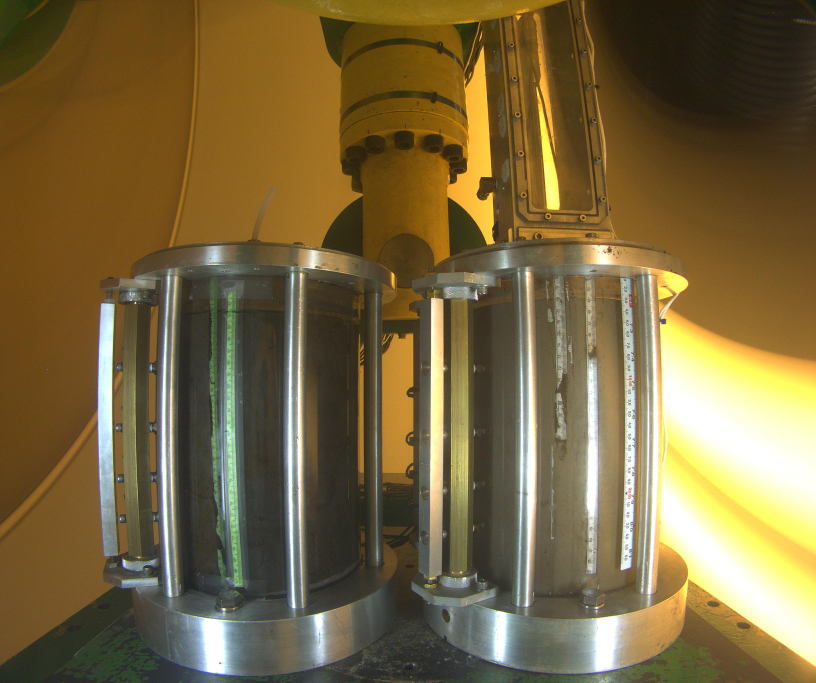
#> input picture data/PIV_Camera_2020-02-12 12.52.28.657.jpg, 2448 x 2048 px, found by its file name (shown at 1/3 size)
$ python glare.py
#> lines starting #> are read from the running program, lines starting #| are printed output that depends on the picture; after the words box and inside, x2 and y2 are one past the last pixel; in counts of white or black regions, pixels touching at a corner belong together
import cv2
import numpy as np

# read image
img = cv2.imread('./data/PIV_Camera_2020-02-12 12.52.28.657.jpg')
#> img is the input picture: shape (2048, 2448, 3); mean B, G, R 63.9, 103, 120.6
img = cv2.cvtColor(img,cv2.COLOR_BGR2GRAY)
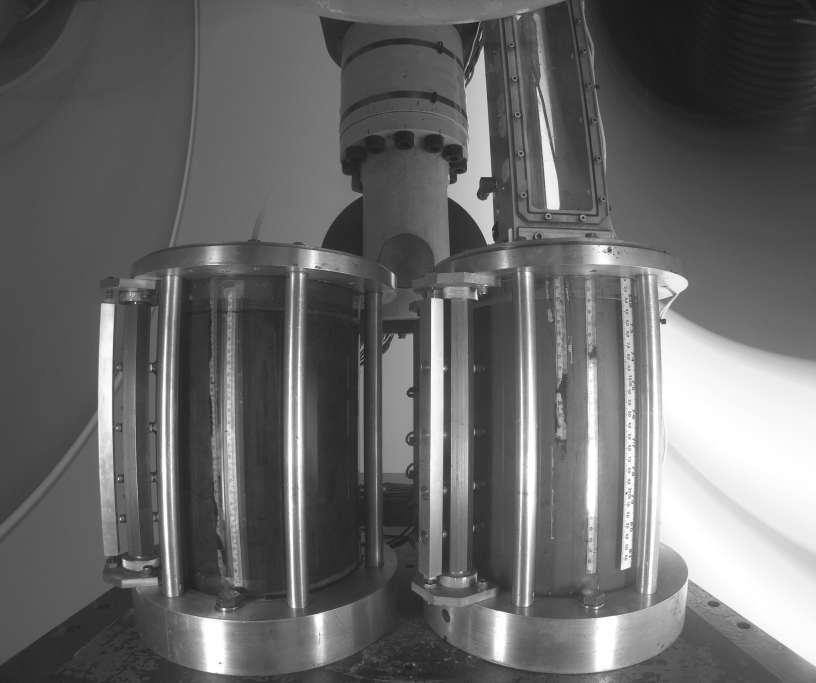
#> img: shape (2048, 2448) (shown at 1/3 size); min 2, max 255, mean 103.8
_,mask = cv2.threshold(img,200,255,cv2.THRESH_BINARY)
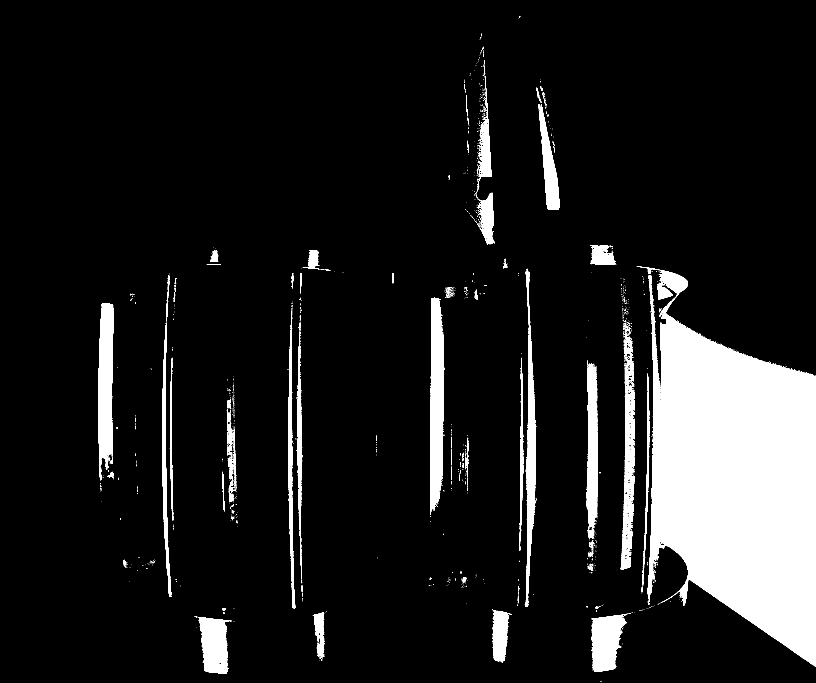
#> mask: shape (2048, 2448) (shown at 1/3 size); 11.3% white; 1305 white regions (1201 under 20 px), largest, box (x1, y1, x2, y2) and area: (1910, 799, 2448, 2001) 387139, (1290, 894, 1334, 1545) 21629, (295, 911, 341, 1442) 18878

res_ = cv2.resize(img,None,fx=0.6, fy=0.6, interpolation = cv2.INTER_CUBIC)
mask = cv2.resize(mask,None,fx=0.6, fy=0.6, interpolation = cv2.INTER_CUBIC)
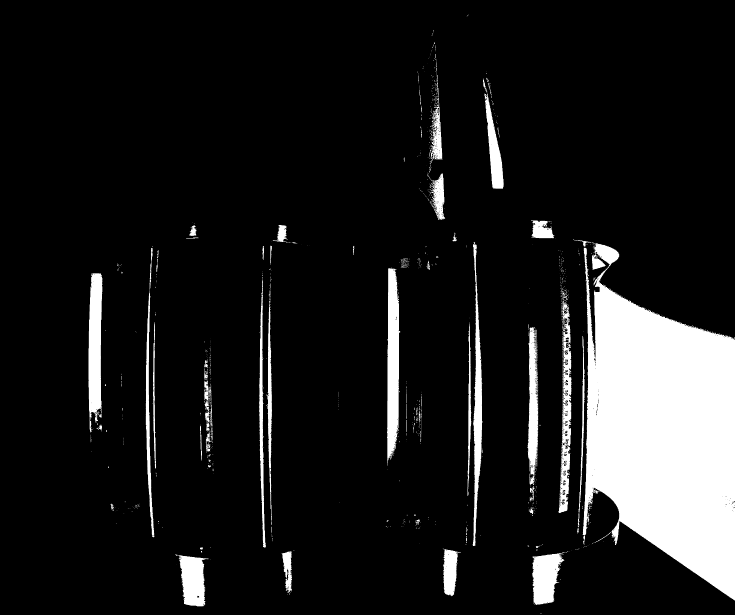
#> mask: shape (1229, 1469) (shown at 1/2 size); min 0, max 255, mean 28.8
result = cv2.inpaint(res_, mask, 10, cv2.INPAINT_TELEA)
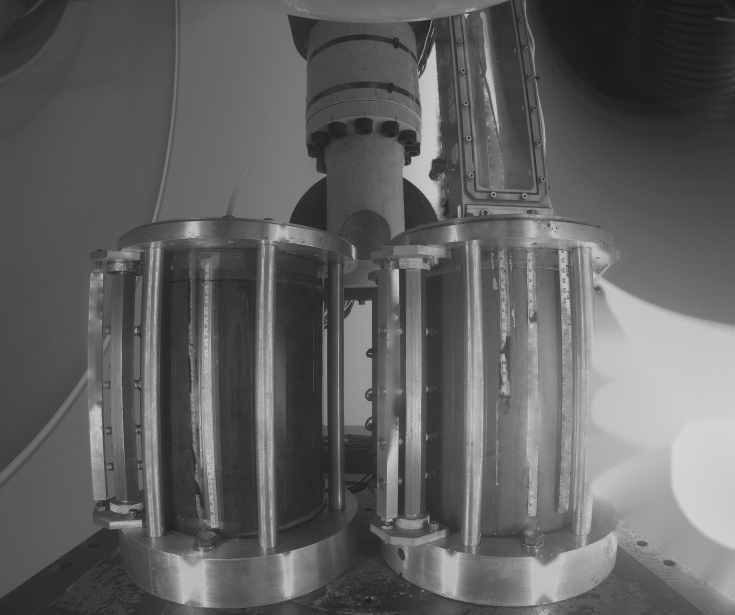
#> result: shape (1229, 1469) (shown at 1/2 size); min 16, max 214, mean 96.4
result = cv2.cvtColor(result,cv2.COLOR_GRAY2BGR)
#> result: shape (1229, 1469, 3)

cv2.namedWindow("img", cv2.WINDOW_NORMAL)
cv2.namedWindow("mask", cv2.WINDOW_NORMAL)
cv2.namedWindow("result", cv2.WINDOW_NORMAL)

cv2.imshow('img',img)
cv2.imshow('mask',mask)
cv2.imshow('result',result)

cv2.resizeWindow("img", 2448, 2080)
cv2.resizeWindow("mask", 2448, 2080)
cv2.resizeWindow("result", 2448, 2080)

cv2.waitKey(0)

cv2.imwrite('./Remove Glare/result.jpg',result)
